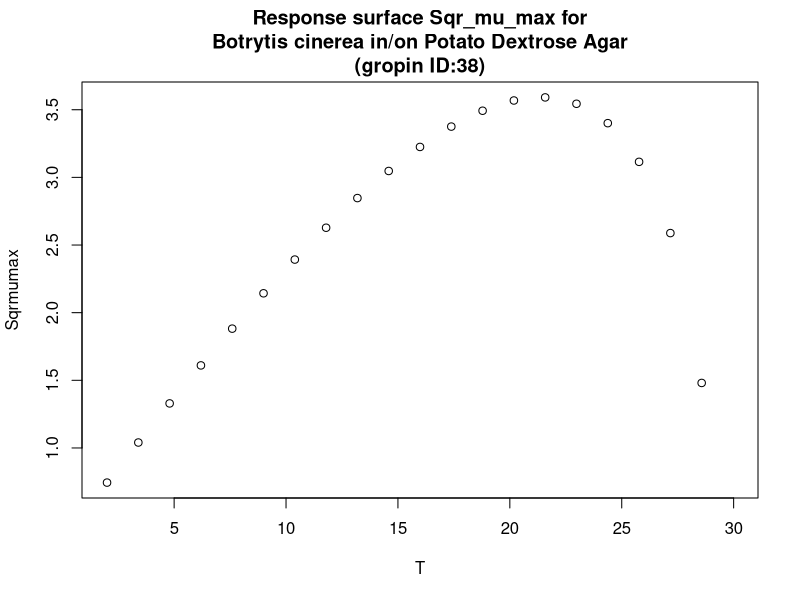

Reproduce this figure in R.
#############################
# start of Parameter script
#############################
T <- seq(2.002,29.97002997003,length.out=21)
#############################
# end of Parameter script
#############################
############################# 
# start of Model script Gropin ID 38 
#############################
 
# constant coefficients for this model
Tmin <- -1.39
Topt <- 21.4
Tmax <- 29.1
 
variables <- data.frame(T)
argumentsPar <- unique.data.frame(expand.grid(variables))
 
# heart of the model
response_surface <- function(T) {
   mumax <-(12.9^0.5)*(((T-Tmax)*(T-Tmin)^2)/((Topt-Tmin)*(((Topt-Tmin)*(T-Topt))-((Topt-Tmax)*(Topt+Tmin-2*T)))))^0.5

	return(mumax=mumax)
} 

# output parameters
responseSurface <- cbind(argumentsPar,response_surface(argumentsPar['T']))
colnames(responseSurface) <- c(colnames(argumentsPar),'Sqrmumax')
#############################
# End of Model script
#############################
############################# 
# start of Visualisation script Gropin ID 38 
#############################
titleText <-'Response surface Sqr_mu_max for
Botrytis cinerea in/on Potato Dextrose Agar
(gropin ID:38)'
plot(T,responseSurface$'Sqrmumax',xlab='T',
                          ylab='Sqrmumax',main=titleText)
#############################
# End of Visualisation script
#############################
